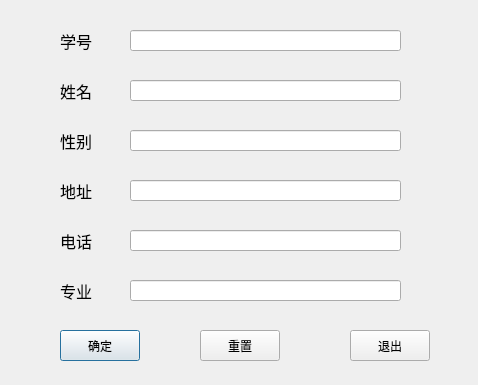
<?xml version="1.0" encoding="UTF-8"?>
<ui version="4.0">
 <class>insert_Dialog</class>
 <widget class="QDialog" name="insert_Dialog">
  <property name="geometry">
   <rect>
    <x>0</x>
    <y>0</y>
    <width>478</width>
    <height>385</height>
   </rect>
  </property>
  <property name="windowTitle">
   <string>Dialog</string>
  </property>
  <widget class="QLabel" name="label">
   <property name="geometry">
    <rect>
     <x>60</x>
     <y>20</y>
     <width>71</width>
     <height>41</height>
    </rect>
   </property>
   <property name="font">
    <font>
     <pointsize>12</pointsize>
    </font>
   </property>
   <property name="text">
    <string>学号</string>
   </property>
  </widget>
  <widget class="QLabel" name="label_2">
   <property name="geometry">
    <rect>
     <x>60</x>
     <y>70</y>
     <width>71</width>
     <height>41</height>
    </rect>
   </property>
   <property name="font">
    <font>
     <pointsize>12</pointsize>
    </font>
   </property>
   <property name="text">
    <string>姓名</string>
   </property>
  </widget>
  <widget class="QLabel" name="label_3">
   <property name="geometry">
    <rect>
     <x>60</x>
     <y>120</y>
     <width>71</width>
     <height>41</height>
    </rect>
   </property>
   <property name="font">
    <font>
     <pointsize>12</pointsize>
    </font>
   </property>
   <property name="text">
    <string>性别</string>
   </property>
  </widget>
  <widget class="QLabel" name="label_4">
   <property name="geometry">
    <rect>
     <x>60</x>
     <y>170</y>
     <width>71</width>
     <height>41</height>
    </rect>
   </property>
   <property name="font">
    <font>
     <pointsize>12</pointsize>
    </font>
   </property>
   <property name="text">
    <string>地址</string>
   </property>
  </widget>
  <widget class="QLabel" name="label_5">
   <property name="geometry">
    <rect>
     <x>60</x>
     <y>220</y>
     <width>71</width>
     <height>41</height>
    </rect>
   </property>
   <property name="font">
    <font>
     <pointsize>12</pointsize>
    </font>
   </property>
   <property name="text">
    <string>电话</string>
   </property>
  </widget>
  <widget class="QLabel" name="label_6">
   <property name="geometry">
    <rect>
     <x>60</x>
     <y>270</y>
     <width>71</width>
     <height>41</height>
    </rect>
   </property>
   <property name="font">
    <font>
     <pointsize>12</pointsize>
    </font>
   </property>
   <property name="text">
    <string>专业</string>
   </property>
  </widget>
  <widget class="QLineEdit" name="id">
   <property name="geometry">
    <rect>
     <x>130</x>
     <y>30</y>
     <width>271</width>
     <height>21</height>
    </rect>
   </property>
  </widget>
  <widget class="QLineEdit" name="name">
   <property name="geometry">
    <rect>
     <x>130</x>
     <y>80</y>
     <width>271</width>
     <height>21</height>
    </rect>
   </property>
  </widget>
  <widget class="QLineEdit" name="sex">
   <property name="geometry">
    <rect>
     <x>130</x>
     <y>130</y>
     <width>271</width>
     <height>21</height>
    </rect>
   </property>
  </widget>
  <widget class="QLineEdit" name="adress">
   <property name="geometry">
    <rect>
     <x>130</x>
     <y>180</y>
     <width>271</width>
     <height>21</height>
    </rect>
   </property>
  </widget>
  <widget class="QLineEdit" name="phone">
   <property name="geometry">
    <rect>
     <x>130</x>
     <y>230</y>
     <width>271</width>
     <height>21</height>
    </rect>
   </property>
  </widget>
  <widget class="QLineEdit" name="major">
   <property name="geometry">
    <rect>
     <x>130</x>
     <y>280</y>
     <width>271</width>
     <height>21</height>
    </rect>
   </property>
  </widget>
  <widget class="QPushButton" name="ok">
   <property name="geometry">
    <rect>
     <x>60</x>
     <y>330</y>
     <width>80</width>
     <height>31</height>
    </rect>
   </property>
   <property name="text">
    <string>确定</string>
   </property>
  </widget>
  <widget class="QPushButton" name="clear">
   <property name="geometry">
    <rect>
     <x>200</x>
     <y>330</y>
     <width>80</width>
     <height>31</height>
    </rect>
   </property>
   <property name="text">
    <string>重置</string>
   </property>
  </widget>
  <widget class="QPushButton" name="exit">
   <property name="geometry">
    <rect>
     <x>350</x>
     <y>330</y>
     <width>80</width>
     <height>31</height>
    </rect>
   </property>
   <property name="text">
    <string>退出</string>
   </property>
  </widget>
 </widget>
 <resources/>
 <connections/>
</ui>
